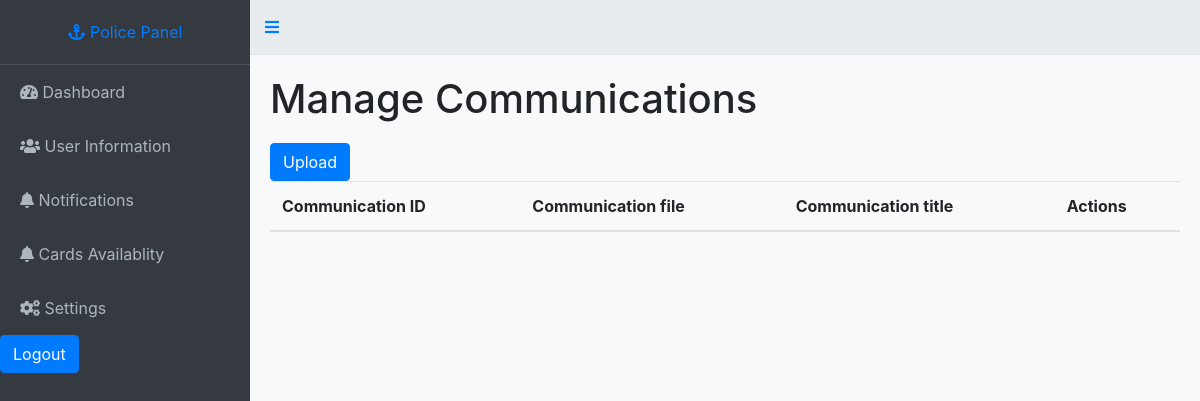
The page /communication/ (signed in) on the database as committed earlier.
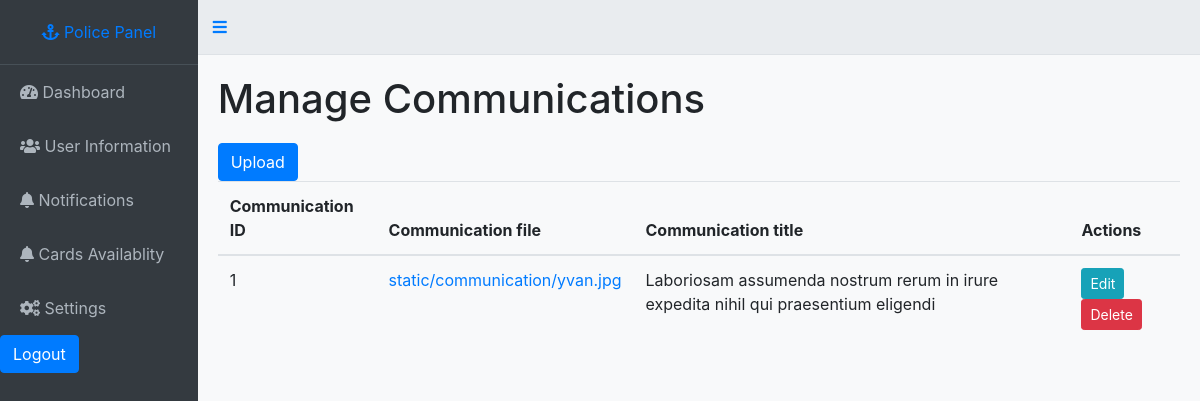
The same page on the database as committed later.
### booking/models.py (models this page shows)
class Communication(models.Model):
     title = models.CharField(max_length=255)
     location = models.FileField(upload_to='static/communication/')

### booking/views.py (the view)
# urls.py: path('communication/', views.communications, name="communications"),
@login_required
def communications(request):
    if (request.method=="GET"):
        communications = Communication.objects.all()
        return render(request, "panel/police/communication.html", {"communications": communications})

### booking/templates/panel/police/communication.html (shortened to what this page needs)
{% load static %}
<!DOCTYPE html>
<html>
<head>
        <link rel="stylesheet" href="https://stackpath.bootstrapcdn.com/bootstrap/4.5.2/css/bootstrap.min.css">
        <link rel="stylesheet" href="https://cdnjs.cloudflare.com/ajax/libs/font-awesome/5.15.3/css/all.min.css">
        <link rel="stylesheet" href="{% static 'css/user_panel.css' %}">
</head>
<body>
    <div class="dashboard">
        <div class="dashboard-nav">
            <header>
                <a href="#" class="brand-logo"><i class="fas fa-anchor"></i> <span>Police Panel</span></a>
            </header>
            <nav class="dashboard-nav-list">
                <a href="{% url 'officer_panel' %}" class="dashboard-nav-item"><i class="fas fa-tachometer-alt"></i> Dashboard</a>
                <a href="{% url 'user_information' %}" class="dashboard-nav-item"><i class="fas fa-users"></i> User Information</a>
                <a href="{% url 'notifications' %}" class="dashboard-nav-item"><i class="fas fa-bell"></i> Notifications</a>
                <a href="{% url 'card_status' %}" class="dashboard-nav-item"><i class="fas fa-bell"></i> Cards Availablity</a>
                <a href="#" class="dashboard-nav-item"><i class="fas fa-cogs"></i> Settings</a>
            </nav>
            <a href="{% url 'logout' %}" class="btn btn-primary">Logout</a>
        </div>
        <main class="dashboard-app">
            <header class="dashboard-toolbar">
                <a href="#!" class="menu-toggle"><i class="fas fa-bars"></i></a>
            </header>
            <div class="dashboard-content">
                <h1>Manage Communications</h1>
                <a href="{% url 'communication_form' %}" class="btn btn-primary">Upload</a>
                <table class="table table-hover">
                    <thead>
                        <tr>
                            <th>Communication ID</th>
                            <th>Communication file</th>
                            <th>Communication title</th>
                            <th>Actions</th>
                        </tr>
                    </thead>
                    <tbody>
                        {% for communication in communications %}
                        <tr>
                            <td>{{ communication.id }}</td>
                            <td>
                                <a target="_blank" href="../../../{{communication.location}}">
                                    {{communication.location}}
                                </a>
                            </td>
                            <td>{{ communication.title }}</td>
                            <td>
                                <a href="{% url 'edit_communication' communication.id %}" class="btn btn-info btn-sm">Edit</a>
                                <a href="{% url 'delete_communication' communication.id %}" class="btn btn-danger btn-sm">Delete</a>
                            </td>
                        </tr>
                        {% endfor %}
                    </tbody>
                </table>
            </div>
        </main>
    </div>
</body>
</html>

Rows that differ between the two databases and show on the page:
added Communication: id "1", location "static/communication/yvan.jpg", title "Laboriosam assumenda nostrum rerum in irure expedita nihil qui praesentium eligendi"
